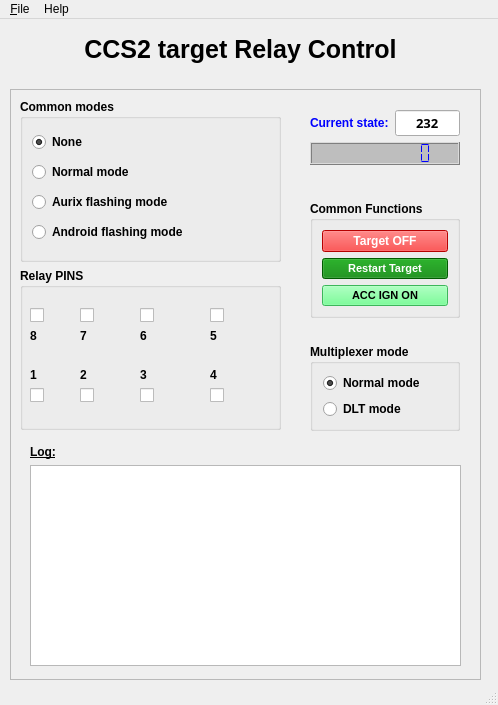
<?xml version="1.0" encoding="UTF-8"?>
<ui version="4.0">
 <class>MainWindow</class>
 <widget class="QMainWindow" name="MainWindow">
  <property name="geometry">
   <rect>
    <x>0</x>
    <y>0</y>
    <width>498</width>
    <height>705</height>
   </rect>
  </property>
  <property name="windowTitle">
   <string>CCS2 Relay Control</string>
  </property>
  <property name="windowIcon">
   <iconset>
    <normaloff>assets/icon/relay-icon.png</normaloff>assets/icon/relay-icon.png</iconset>
  </property>
  <widget class="QWidget" name="centralwidget">
   <widget class="QLabel" name="label">
    <property name="geometry">
     <rect>
      <x>70</x>
      <y>10</y>
      <width>341</width>
      <height>41</height>
     </rect>
    </property>
    <property name="font">
     <font>
      <pointsize>19</pointsize>
      <weight>75</weight>
      <bold>true</bold>
     </font>
    </property>
    <property name="text">
     <string>CCS2 target Relay Control</string>
    </property>
    <property name="alignment">
     <set>Qt::AlignCenter</set>
    </property>
   </widget>
   <widget class="QFrame" name="frame">
    <property name="geometry">
     <rect>
      <x>10</x>
      <y>70</y>
      <width>471</width>
      <height>591</height>
     </rect>
    </property>
    <property name="font">
     <font>
      <pointsize>9</pointsize>
     </font>
    </property>
    <property name="frameShape">
     <enum>QFrame::StyledPanel</enum>
    </property>
    <property name="frameShadow">
     <enum>QFrame::Raised</enum>
    </property>
    <widget class="QWidget" name="layoutWidget">
     <property name="geometry">
      <rect>
       <x>10</x>
       <y>351</y>
       <width>451</width>
       <height>231</height>
      </rect>
     </property>
     <layout class="QVBoxLayout" name="verticalLayout_5">
      <property name="leftMargin">
       <number>10</number>
      </property>
      <property name="topMargin">
       <number>5</number>
      </property>
      <property name="rightMargin">
       <number>10</number>
      </property>
      <property name="bottomMargin">
       <number>5</number>
      </property>
      <item>
       <widget class="QLabel" name="label_7">
        <property name="font">
         <font>
          <pointsize>9</pointsize>
          <weight>75</weight>
          <bold>true</bold>
          <underline>true</underline>
         </font>
        </property>
        <property name="text">
         <string>Log:</string>
        </property>
       </widget>
      </item>
      <item>
       <layout class="QHBoxLayout" name="horizontalLayout">
        <item>
         <widget class="QPlainTextEdit" name="txtLog"/>
        </item>
       </layout>
      </item>
     </layout>
    </widget>
    <widget class="QWidget" name="layoutWidget">
     <property name="geometry">
      <rect>
       <x>10</x>
       <y>10</y>
       <width>261</width>
       <height>331</height>
      </rect>
     </property>
     <layout class="QVBoxLayout" name="verticalLayout_14">
      <item>
       <widget class="QGroupBox" name="groupBox">
        <property name="font">
         <font>
          <pointsize>9</pointsize>
          <weight>75</weight>
          <bold>true</bold>
         </font>
        </property>
        <property name="title">
         <string>Common modes</string>
        </property>
        <layout class="QVBoxLayout" name="verticalLayout_2">
         <item>
          <widget class="QRadioButton" name="rbNone">
           <property name="text">
            <string>None</string>
           </property>
           <property name="checked">
            <bool>true</bool>
           </property>
          </widget>
         </item>
         <item>
          <widget class="QRadioButton" name="rbNormalMode">
           <property name="text">
            <string>Normal mode</string>
           </property>
          </widget>
         </item>
         <item>
          <widget class="QRadioButton" name="rbAurixMode">
           <property name="text">
            <string>Aurix flashing mode</string>
           </property>
          </widget>
         </item>
         <item>
          <widget class="QRadioButton" name="rbAndroidMode">
           <property name="text">
            <string>Android flashing mode</string>
           </property>
          </widget>
         </item>
        </layout>
       </widget>
      </item>
      <item>
       <widget class="QGroupBox" name="groupBox_3">
        <property name="font">
         <font>
          <pointsize>9</pointsize>
          <weight>75</weight>
          <bold>true</bold>
         </font>
        </property>
        <property name="title">
         <string>Relay PINS</string>
        </property>
        <widget class="QWidget" name="layoutWidget_4">
         <property name="geometry">
          <rect>
           <x>60</x>
           <y>20</y>
           <width>51</width>
           <height>55</height>
          </rect>
         </property>
         <layout class="QVBoxLayout" name="verticalLayout_7">
          <item>
           <widget class="QLabel" name="lblNum7">
            <property name="font">
             <font>
              <pointsize>9</pointsize>
              <weight>75</weight>
              <bold>true</bold>
             </font>
            </property>
            <property name="text">
             <string/>
            </property>
           </widget>
          </item>
          <item>
           <widget class="QCheckBox" name="cb7">
            <property name="text">
             <string/>
            </property>
           </widget>
          </item>
          <item>
           <widget class="QLabel" name="label_12">
            <property name="text">
             <string>7</string>
            </property>
           </widget>
          </item>
         </layout>
        </widget>
        <widget class="QWidget" name="layoutWidget_5">
         <property name="geometry">
          <rect>
           <x>120</x>
           <y>20</y>
           <width>51</width>
           <height>55</height>
          </rect>
         </property>
         <layout class="QVBoxLayout" name="verticalLayout_8">
          <item>
           <widget class="QLabel" name="lblNum6">
            <property name="font">
             <font>
              <pointsize>9</pointsize>
              <weight>75</weight>
              <bold>true</bold>
             </font>
            </property>
            <property name="text">
             <string/>
            </property>
           </widget>
          </item>
          <item>
           <widget class="QCheckBox" name="cb6">
            <property name="text">
             <string/>
            </property>
           </widget>
          </item>
          <item>
           <widget class="QLabel" name="label_14">
            <property name="text">
             <string>6</string>
            </property>
           </widget>
          </item>
         </layout>
        </widget>
        <widget class="QWidget" name="layoutWidget_7">
         <property name="geometry">
          <rect>
           <x>190</x>
           <y>20</y>
           <width>51</width>
           <height>55</height>
          </rect>
         </property>
         <layout class="QVBoxLayout" name="verticalLayout_10">
          <item>
           <widget class="QLabel" name="lblNum5">
            <property name="font">
             <font>
              <pointsize>9</pointsize>
              <weight>75</weight>
              <bold>true</bold>
             </font>
            </property>
            <property name="text">
             <string/>
            </property>
           </widget>
          </item>
          <item>
           <widget class="QCheckBox" name="cb5">
            <property name="layoutDirection">
             <enum>Qt::LeftToRight</enum>
            </property>
            <property name="text">
             <string/>
            </property>
           </widget>
          </item>
          <item>
           <widget class="QLabel" name="label_18">
            <property name="text">
             <string>5</string>
            </property>
           </widget>
          </item>
         </layout>
        </widget>
        <widget class="QWidget" name="layoutWidget_8">
         <property name="geometry">
          <rect>
           <x>190</x>
           <y>100</y>
           <width>51</width>
           <height>55</height>
          </rect>
         </property>
         <layout class="QVBoxLayout" name="verticalLayout_12">
          <item>
           <widget class="QLabel" name="label_21">
            <property name="font">
             <font>
              <pointsize>9</pointsize>
              <weight>75</weight>
              <bold>true</bold>
             </font>
            </property>
            <property name="text">
             <string>4</string>
            </property>
           </widget>
          </item>
          <item>
           <widget class="QCheckBox" name="cb4">
            <property name="text">
             <string/>
            </property>
           </widget>
          </item>
          <item>
           <widget class="QLabel" name="lblNum4">
            <property name="font">
             <font>
              <pointsize>9</pointsize>
              <weight>75</weight>
              <bold>true</bold>
             </font>
            </property>
            <property name="text">
             <string/>
            </property>
           </widget>
          </item>
         </layout>
        </widget>
        <widget class="QWidget" name="layoutWidget_6">
         <property name="geometry">
          <rect>
           <x>120</x>
           <y>100</y>
           <width>51</width>
           <height>55</height>
          </rect>
         </property>
         <layout class="QVBoxLayout" name="verticalLayout_9">
          <item>
           <widget class="QLabel" name="label_15">
            <property name="text">
             <string>3</string>
            </property>
           </widget>
          </item>
          <item>
           <widget class="QCheckBox" name="cb3">
            <property name="text">
             <string/>
            </property>
           </widget>
          </item>
          <item>
           <widget class="QLabel" name="lblNum3">
            <property name="font">
             <font>
              <pointsize>9</pointsize>
              <weight>75</weight>
              <bold>true</bold>
             </font>
            </property>
            <property name="text">
             <string/>
            </property>
           </widget>
          </item>
         </layout>
        </widget>
        <widget class="QWidget" name="layoutWidget_9">
         <property name="geometry">
          <rect>
           <x>60</x>
           <y>100</y>
           <width>51</width>
           <height>55</height>
          </rect>
         </property>
         <layout class="QVBoxLayout" name="verticalLayout_13">
          <item>
           <widget class="QLabel" name="label_23">
            <property name="text">
             <string>2</string>
            </property>
           </widget>
          </item>
          <item>
           <widget class="QCheckBox" name="cb2">
            <property name="text">
             <string/>
            </property>
           </widget>
          </item>
          <item>
           <widget class="QLabel" name="lblNum2">
            <property name="font">
             <font>
              <pointsize>9</pointsize>
              <weight>75</weight>
              <bold>true</bold>
             </font>
            </property>
            <property name="text">
             <string/>
            </property>
           </widget>
          </item>
         </layout>
        </widget>
        <widget class="QWidget" name="layoutWidget">
         <property name="geometry">
          <rect>
           <x>10</x>
           <y>100</y>
           <width>41</width>
           <height>55</height>
          </rect>
         </property>
         <layout class="QVBoxLayout" name="verticalLayout_4">
          <item>
           <widget class="QLabel" name="label_5">
            <property name="text">
             <string>1</string>
            </property>
           </widget>
          </item>
          <item>
           <widget class="QCheckBox" name="cb1">
            <property name="text">
             <string/>
            </property>
           </widget>
          </item>
          <item>
           <widget class="QLabel" name="lblNum1">
            <property name="font">
             <font>
              <pointsize>9</pointsize>
              <weight>75</weight>
              <bold>true</bold>
             </font>
            </property>
            <property name="text">
             <string/>
            </property>
           </widget>
          </item>
         </layout>
        </widget>
        <widget class="QWidget" name="layoutWidget">
         <property name="geometry">
          <rect>
           <x>10</x>
           <y>20</y>
           <width>41</width>
           <height>55</height>
          </rect>
         </property>
         <layout class="QVBoxLayout" name="verticalLayout_3">
          <item>
           <widget class="QLabel" name="lblNum8">
            <property name="font">
             <font>
              <pointsize>9</pointsize>
              <weight>75</weight>
              <bold>true</bold>
             </font>
            </property>
            <property name="text">
             <string/>
            </property>
           </widget>
          </item>
          <item>
           <widget class="QCheckBox" name="cb8">
            <property name="text">
             <string/>
            </property>
           </widget>
          </item>
          <item>
           <widget class="QLabel" name="label_4">
            <property name="text">
             <string>8</string>
            </property>
           </widget>
          </item>
         </layout>
        </widget>
       </widget>
      </item>
     </layout>
    </widget>
    <widget class="QWidget" name="layoutWidget">
     <property name="geometry">
      <rect>
       <x>290</x>
       <y>11</y>
       <width>170</width>
       <height>331</height>
      </rect>
     </property>
     <layout class="QVBoxLayout" name="verticalLayout_6">
      <property name="leftMargin">
       <number>10</number>
      </property>
      <property name="topMargin">
       <number>10</number>
      </property>
      <property name="rightMargin">
       <number>10</number>
      </property>
      <property name="bottomMargin">
       <number>0</number>
      </property>
      <item>
       <layout class="QHBoxLayout" name="horizontalLayout_2">
        <item>
         <widget class="QLabel" name="label_2">
          <property name="font">
           <font>
            <pointsize>9</pointsize>
            <weight>75</weight>
            <bold>true</bold>
           </font>
          </property>
          <property name="styleSheet">
           <string notr="true">color: rgb(0, 0, 255);</string>
          </property>
          <property name="text">
           <string>Current state:</string>
          </property>
         </widget>
        </item>
        <item>
         <widget class="QLineEdit" name="txtCurrentState">
          <property name="enabled">
           <bool>true</bool>
          </property>
          <property name="font">
           <font>
            <family>Arial Black</family>
            <pointsize>10</pointsize>
            <weight>75</weight>
            <bold>true</bold>
           </font>
          </property>
          <property name="layoutDirection">
           <enum>Qt::LeftToRight</enum>
          </property>
          <property name="text">
           <string>232</string>
          </property>
          <property name="alignment">
           <set>Qt::AlignCenter</set>
          </property>
          <property name="readOnly">
           <bool>true</bool>
          </property>
         </widget>
        </item>
       </layout>
      </item>
      <item>
       <widget class="QLCDNumber" name="lcdBinState">
        <property name="enabled">
         <bool>true</bool>
        </property>
        <property name="sizePolicy">
         <sizepolicy hsizetype="Minimum" vsizetype="Minimum">
          <horstretch>0</horstretch>
          <verstretch>0</verstretch>
         </sizepolicy>
        </property>
        <property name="sizeIncrement">
         <size>
          <width>0</width>
          <height>0</height>
         </size>
        </property>
        <property name="baseSize">
         <size>
          <width>0</width>
          <height>0</height>
         </size>
        </property>
        <property name="font">
         <font>
          <family>Arial Black</family>
          <pointsize>15</pointsize>
          <weight>75</weight>
          <bold>true</bold>
          <kerning>true</kerning>
         </font>
        </property>
        <property name="autoFillBackground">
         <bool>false</bool>
        </property>
        <property name="styleSheet">
         <string notr="true">background-color: rgb(190, 190, 190);
color: blue</string>
        </property>
        <property name="smallDecimalPoint">
         <bool>true</bool>
        </property>
        <property name="digitCount">
         <number>8</number>
        </property>
        <property name="mode">
         <enum>QLCDNumber::Bin</enum>
        </property>
        <property name="segmentStyle">
         <enum>QLCDNumber::Flat</enum>
        </property>
        <property name="value" stdset="0">
         <double>0.000000000000000</double>
        </property>
       </widget>
      </item>
      <item>
       <spacer name="verticalSpacer">
        <property name="orientation">
         <enum>Qt::Vertical</enum>
        </property>
        <property name="sizeHint" stdset="0">
         <size>
          <width>144</width>
          <height>30</height>
         </size>
        </property>
       </spacer>
      </item>
      <item>
       <widget class="QGroupBox" name="groupBox_2">
        <property name="font">
         <font>
          <pointsize>9</pointsize>
          <weight>75</weight>
          <bold>true</bold>
         </font>
        </property>
        <property name="title">
         <string>Common Functions</string>
        </property>
        <layout class="QVBoxLayout" name="verticalLayout">
         <property name="sizeConstraint">
          <enum>QLayout::SetDefaultConstraint</enum>
         </property>
         <item>
          <widget class="QPushButton" name="btnTargetOff">
           <property name="font">
            <font>
             <pointsize>9</pointsize>
             <weight>75</weight>
             <bold>true</bold>
            </font>
           </property>
           <property name="styleSheet">
            <string notr="true">background-color: red;
color: white</string>
           </property>
           <property name="text">
            <string>Target OFF</string>
           </property>
          </widget>
         </item>
         <item>
          <widget class="QPushButton" name="btnTargetRestart">
           <property name="font">
            <font>
             <pointsize>8</pointsize>
             <weight>75</weight>
             <bold>true</bold>
            </font>
           </property>
           <property name="styleSheet">
            <string notr="true">background-color: green;
color: white</string>
           </property>
           <property name="text">
            <string>Restart Target</string>
           </property>
          </widget>
         </item>
         <item>
          <widget class="QPushButton" name="btnACC_IGN_on">
           <property name="font">
            <font>
             <pointsize>8</pointsize>
             <weight>75</weight>
             <bold>true</bold>
            </font>
           </property>
           <property name="styleSheet">
            <string notr="true">background-color: rgb(85, 255, 127);</string>
           </property>
           <property name="text">
            <string>ACC IGN ON</string>
           </property>
          </widget>
         </item>
        </layout>
       </widget>
      </item>
      <item>
       <spacer name="verticalSpacer_2">
        <property name="orientation">
         <enum>Qt::Vertical</enum>
        </property>
        <property name="sizeHint" stdset="0">
         <size>
          <width>20</width>
          <height>10</height>
         </size>
        </property>
       </spacer>
      </item>
      <item>
       <widget class="QGroupBox" name="groupBox_4">
        <property name="font">
         <font>
          <pointsize>9</pointsize>
          <weight>75</weight>
          <bold>true</bold>
         </font>
        </property>
        <property name="title">
         <string>Multiplexer mode</string>
        </property>
        <layout class="QVBoxLayout" name="verticalLayout_11">
         <property name="leftMargin">
          <number>10</number>
         </property>
         <property name="rightMargin">
          <number>10</number>
         </property>
         <item>
          <widget class="QRadioButton" name="rbMUXNormalMode">
           <property name="text">
            <string>Normal mode</string>
           </property>
           <property name="checked">
            <bool>true</bool>
           </property>
          </widget>
         </item>
         <item>
          <widget class="QRadioButton" name="rbMUXDLTMode">
           <property name="text">
            <string>DLT mode</string>
           </property>
          </widget>
         </item>
        </layout>
       </widget>
      </item>
     </layout>
    </widget>
   </widget>
  </widget>
  <widget class="QMenuBar" name="menubar">
   <property name="geometry">
    <rect>
     <x>0</x>
     <y>0</y>
     <width>498</width>
     <height>21</height>
    </rect>
   </property>
   <widget class="QMenu" name="menuFile">
    <property name="title">
     <string>&amp;File</string>
    </property>
    <addaction name="separator"/>
    <addaction name="menuSetting"/>
    <addaction name="separator"/>
    <addaction name="menuExit"/>
   </widget>
   <widget class="QMenu" name="menuHelp">
    <property name="title">
     <string>Help</string>
    </property>
    <addaction name="menuAbout"/>
   </widget>
   <addaction name="menuFile"/>
   <addaction name="menuHelp"/>
  </widget>
  <widget class="QStatusBar" name="statusbar"/>
  <action name="menuSetting">
   <property name="text">
    <string>&amp;Setting</string>
   </property>
  </action>
  <action name="menuExit">
   <property name="text">
    <string>&amp;Exit</string>
   </property>
  </action>
  <action name="menuAbout">
   <property name="text">
    <string>&amp;About</string>
   </property>
  </action>
 </widget>
 <resources/>
 <connections/>
</ui>
